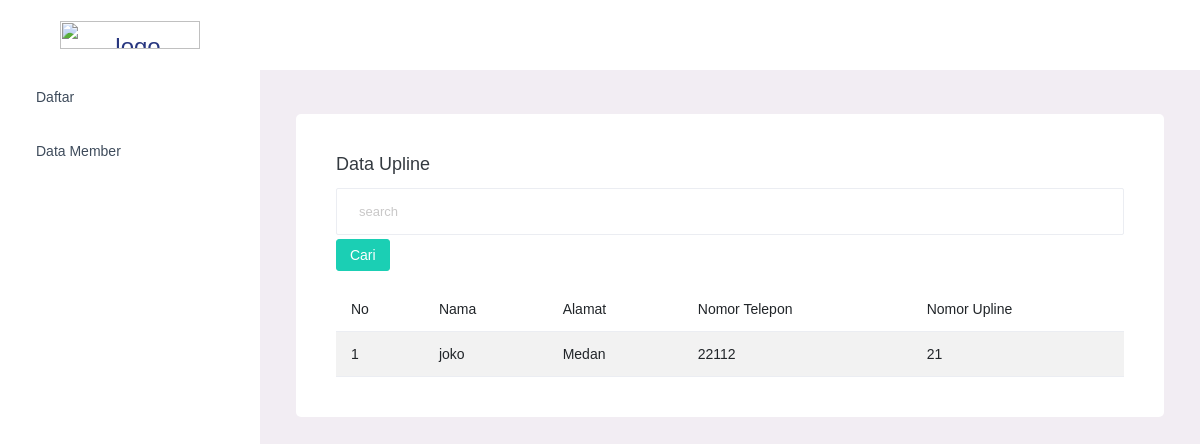
/index.php/admin/member/lihat_member/1, run on the app's committed database.
### tables this page shows
CREATE TABLE `member` (
  `no_id` int(11) NOT NULL,
  `nama` varchar(70) NOT NULL,
  `alamat` text NOT NULL,
  `nomor_telepon` varchar(20) NOT NULL,
  `nomor_upline` int(11) NOT NULL
);

### application/controllers/admin/member.php (called while the page is built, shortened)
<?php
class Member extends CI_Controller  {
    public function lihat_member ($id)
	{
        $data['data_member'] = $this->db->query("select * from member where no_id='$id'")->result();
        $this->load->view('templates_admin/head');
        $this->load->view('templates_admin/side');
        $this->load->view('lihat_member', $data);
        $this->load->view('templates_admin/foot');
	}
}
 ?>

### index.php (called while the page is built, shortened)
<?php
require_once BASEPATH.'core/CodeIgniter.php';

### application/views/lihat_member.php (the view)
<div class="main-panel">
          <div class="content-wrapper">
  <div class="row">
 <div class="col-lg-12 grid-margin stretch-card">
                <div class="card">
                  <div class="card-body">
                    <h4 class="card-title">Data Upline</h4>
            <div class="navbar-form navbar-right">
                     <?php echo form_open('admin/member/search') ?>
                   <input type="text" name="keyword" class="form-control" placeholder="search">
                    <button type="submit" class="btn btn-sm btn-success mt-1">Cari</button>
                   <?php  echo form_close() ?>
                   </div>
                    <table class="table table-striped">
                      <thead>
                        <tr>
                          <th>No</th>
                          <th> Nama </th>
                          <th>Alamat </th>
                          <th>Nomor Telepon</th>
                          <th>Nomor Upline</th>
                        </tr>
                      </thead>
                      <tbody>
                        <?php
    $no=1;
    foreach($data_member as $sk) : ?>
                        <tr>
                          <td>
                           <?php echo $no++ ?>
                          </td>
                          <td>
                            <?php echo $sk->nama ?>
                          </td>
                          <td> <?php echo $sk->alamat ?> </td>
                          <td>
                            <?php echo $sk->nomor_telepon ?>
                          </td>
                          <td><?php echo $sk->nomor_upline ?> </td>
  </tr>
                       <?php endforeach; ?>
                      </tbody>
                    </table>
                  </div>
                </div>
                 </div>
                  </div>
                   </div>
                  </div>

### data on the page
member: nama "joko", alamat "Medan", nomor_telepon "22112", nomor_upline "21"
